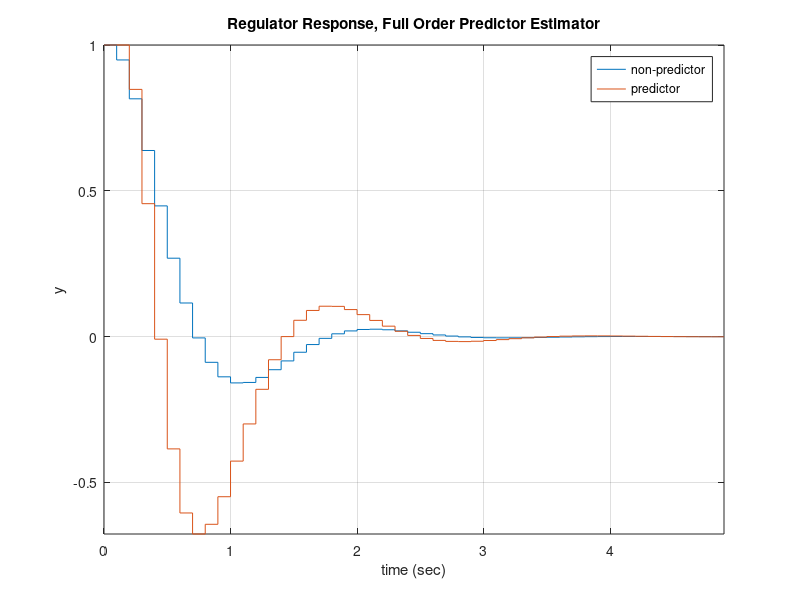

Write the MATLAB code that produced this figure.
%
% cl_fope01.m
%
% Control Law, Full Order, Predictor Estimator.
% Predictor is shown along with non-predictor.
%
% Derived from Example 8.5 on Pg. 294 of Franklin & Powell.
% Which is an expansion of Example 8.1 and 8.2.
%

clear;

T = 0.1;  % time step

Phi = [	1 T;
		0 1];
Gamma = [T^2/2; T];

n = length(Phi);  % order
Gz = ss(Phi, Gamma, eye(n), zeros(n,1), T);

% y = H*x
H = [1 0];  % filter
Hz = ss(zeros(1,1), zeros(1,n), zeros(1,1), H, T);

% Find K
% roots (arbitrary)
z1 = [0.8 + 0.25i; 0.8 - 0.25i];
K1 = place(Phi, Gamma, z1);
% create a gain of K using D and zeroing others
K1z = ss(zeros(1,1), zeros(1,n), zeros(1,1), K1, T);

% Find Lp and L system, for predictor estimator
z2 = [(0.4 + 0.4i) (0.4 - 0.4i)];
Lp = place(Phi', H', z2)';
Lz = ss((Phi - Gamma*K1 - Lp*H), Lp, eye(n), zeros(n,1), T);

% Build system(s)
% no prediction
X1z = feedback(Gz, K1z, -1);
CL1z = series(X1z, Hz);
CL1z = sminreal(CL1z);  % simiplify, pole/zero cancellation
% predictor estimator
G1z = series(Gz, Hz);
G2z = series(Lz, K1z);
CL2z = feedback(G1z, G2z, -1);
CL2z = sminreal(CL2z);  % simiplify, pole/zero cancellation

% Simulate
Tend = 5;
u = zeros([(Tend/T) 1]);
% x0, initial conditions
x0 = zeros(length(CL1z.B), 1);
x0(1) = 1;
[y1,t1] = lsim(CL1z, u, [], x0);
x0 = zeros(length(CL2z.B), 1);
x0(1) = 1;
[y2,t2] = lsim(CL2z, u, [], x0);

% Plot
clf;
figure(1);
[ts1,ys1] = stairs(t1, y1);
[ts2,ys2] = stairs(t2, y2);
plot(ts1,ys1,ts2,ys2);
title('Regulator Response, Full Order Predictor Estimator');
grid on;
axis tight;
legend('non-predictor', 'predictor');
xlabel('time (sec)');
ylabel('y');

% Print to file
print('cl_fope01.eps', '-depsc2');
